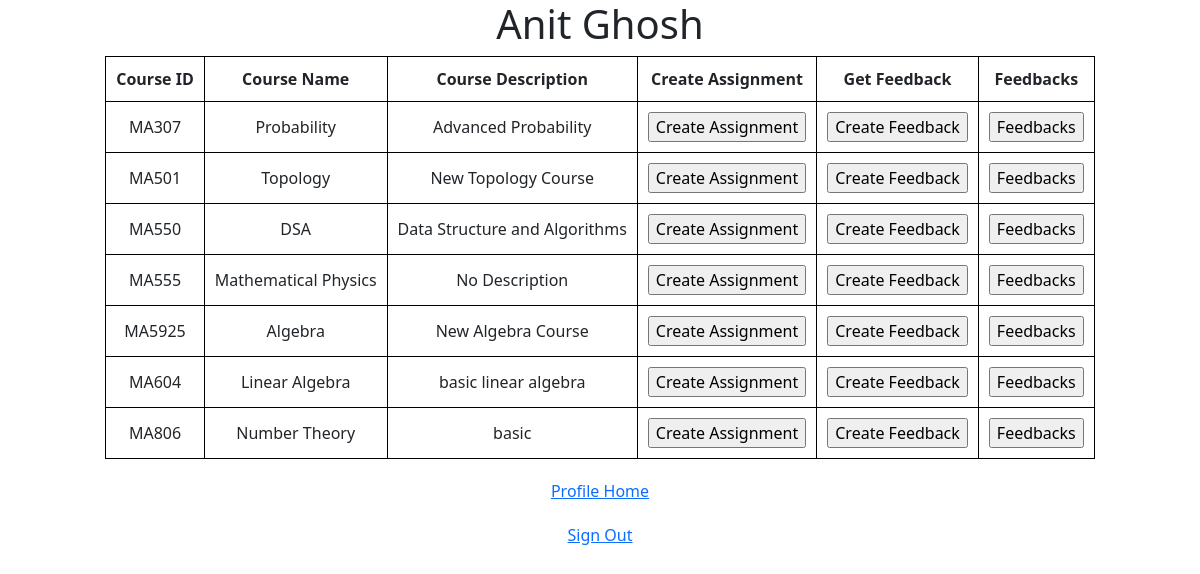
The app's page /instructor_courses.php (signed in) with its own data.
### tables this page shows
CREATE TABLE `course` (
  `course_duration` int(11) NOT NULL,
  `course_id` varchar(100) NOT NULL,
  `course_name` varchar(100) NOT NULL,
  `instructor_id` int(11) NOT NULL,
  `course_description` varchar(100) NOT NULL,
  `starting_time` date DEFAULT NULL
);

### instructor_courses.php (the view, shortened to what this page needs)
<?php
include('connect.php');
?>
<!doctype html>
<html lang="en">
<head>
    <link href="https://cdn.jsdelivr.net/npm/bootstrap@5.1.3/dist/css/bootstrap.min.css" rel="stylesheet">
</head>
<body>
    <?php
    echo "<h1>" . $_SESSION['name'] . "</h1>";
    ?>
    <?php
    echo '<table class="center">';
    echo '<tr>
    <th> Course ID </th>
    <th> Course Name </th>
    <th> Course Description </th>
    <th> Create Assignment </th>
    <th> Get Feedback </th>
    <th> Feedbacks </th>
    </tr>';
    if (isset($_SESSION['ins_id'])) {
        try {
            $int_id = $_SESSION['ins_id'];
            $sql = mysqli_query($conn, "select* from course where instructor_id = '$int_id'");
            while ($row = mysqli_fetch_assoc($sql)) {
                echo '<tr>';
                echo '<td>' . $row['course_id'] . '</td><td>' . $row['course_name'] . '</td><td>' . $row['course_description'] . "</td>";
                echo '<form action="create_assignment.php" method = "POST">' .
                    '<input type="text" name="cid" id="" value =' . $row["course_id"] . ' hidden >'
                    . '<input type="number" name="instructor_id" id="" value =' . $row["instructor_id"] . ' hidden >';
                echo '<td>' . '<input type="submit" name="submit" id="" value = "Create Assignment">' . '</td>';
                echo ' </form>';
                echo '<form action="create_feedback.php" method = "POST">' .
                    '<input type="text" name="cid" id="" value =' . $row["course_id"] . ' hidden >'
                    . '<input type="number" name="instructor_id" id="" value =' . $row["instructor_id"] . ' hidden >';
                echo '<td>' . '<input type="submit" name="submit" id="" value = "Create Feedback">' . '</td>';
                echo ' </form>';
                $cid = $row['course_id'];
                echo '<form action="previous_feedbacks.php" method= "POST">' .
                    '<input type="text" name = "cid" value =' . $cid . ' hidden>' .
                    '<td>' . '<input type="submit" name = "submit" value = "Feedbacks" >' . '</td>' . '</form>';
                echo '</tr>';
            }
        } catch (Exception $e) {
            echo $e->getMessage();
        }
    }
    echo '</table>';
    ?>
    <div><a href="instructor_profile.php"> Profile Home</a></div>
    <div><a href="logout.php">Sign Out</a></div>
</body>
</html>

### instructor_courses.php (style rules this page uses)
h1 { text-align: center; }
div { margin-top: 20px; display: flex; align-items: center; justify-content: center }
a { text-align: center; }
table, th, td { text-align: center; padding: 10px; border: 1px solid black; }
.center { padding: 10px; text-align: center; margin-left: auto; margin-right: auto; border: 1px solid black; }

### records on screen
course: course_id "MA307", course_name "Probability", course_description "Advanced Probability"
course: course_id "MA501", course_name "Topology", course_description "New Topology Course"
course: course_id "MA550", course_name "DSA", course_description "Data Structure and Algorithms"
course: course_id "MA555", course_name "Mathematical Physics", course_description "No Description"
course: course_id "MA5925", course_name "Algebra", course_description "New Algebra Course"
course: course_id "MA604", course_name "Linear Algebra", course_description "basic linear algebra"
course: course_id "MA806", course_name "Number Theory", course_description "basic"
